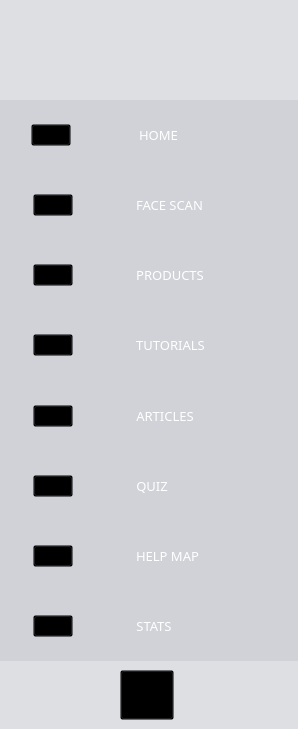
       <widget class="QFrame" name="Sidebar">
        <property name="sizePolicy">
         <sizepolicy hsizetype="Preferred" vsizetype="Preferred">
          <horstretch>0</horstretch>
          <verstretch>0</verstretch>
         </sizepolicy>
        </property>
        <property name="maximumSize">
         <size>
          <width>298</width>
          <height>16777215</height>
         </size>
        </property>
        <property name="styleSheet">
         <string notr="true">background-color : rgba(101, 108, 131, 30)
</string>
        </property>
        <property name="frameShape">
         <enum>QFrame::Box</enum>
        </property>
        <property name="frameShadow">
         <enum>QFrame::Plain</enum>
        </property>
        <property name="lineWidth">
         <number>-13</number>
        </property>
        <property name="midLineWidth">
         <number>30</number>
        </property>
        <widget class="QWidget" name="verticalLayoutWidget_2">
         <property name="geometry">
          <rect>
           <x>-30</x>
           <y>100</y>
           <width>331</width>
           <height>561</height>
          </rect>
         </property>
         <layout class="QVBoxLayout" name="SidebarButtons">
          <property name="spacing">
           <number>0</number>
          </property>
          <item>
           <layout class="QHBoxLayout" name="HomeButton_35">
            <property name="spacing">
             <number>6</number>
            </property>
            <property name="sizeConstraint">
             <enum>QLayout::SetDefaultConstraint</enum>
            </property>
            <property name="leftMargin">
             <number>0</number>
            </property>
            <property name="topMargin">
             <number>0</number>
            </property>
            <item alignment="Qt::AlignHCenter|Qt::AlignVCenter">
             <widget class="QPushButton" name="HomeButton_36">
              <property name="cursor">
               <cursorShape>PointingHandCursor</cursorShape>
              </property>
              <property name="styleSheet">
               <string notr="true">background-color: rgba(0,0,0,0)</string>
              </property>
              <property name="text">
               <string/>
              </property>
              <property name="icon">
               <iconset resource="D:/Laptop Icons/Assets.qrc">
                <normaloff>:/icons/home.png</normaloff>:/icons/home.png</iconset>
              </property>
              <property name="iconSize">
               <size>
                <width>42</width>
                <height>42</height>
               </size>
              </property>
             </widget>
            </item>
            <item alignment="Qt::AlignLeft|Qt::AlignVCenter">
             <widget class="QLabel" name="HomeLabel_18">
              <property name="font">
               <font>
                <family>Futurist Fixed-width</family>
                <pointsize>10</pointsize>
                <weight>50</weight>
                <bold>false</bold>
                <kerning>true</kerning>
               </font>
              </property>
              <property name="cursor">
               <cursorShape>ArrowCursor</cursorShape>
              </property>
              <property name="styleSheet">
               <string notr="true">background-color: rgba(0,0,0,0);
color: white;
</string>
              </property>
              <property name="text">
               <string>HOME</string>
              </property>
              <property name="scaledContents">
               <bool>false</bool>
              </property>
              <property name="alignment">
               <set>Qt::AlignCenter</set>
              </property>
              <property name="wordWrap">
               <bool>false</bool>
              </property>
              <property name="margin">
               <number>0</number>
              </property>
              <property name="indent">
               <number>0</number>
              </property>
             </widget>
            </item>
           </layout>
          </item>
          <item>
           <layout class="QHBoxLayout" name="FaceAIButton">
            <item alignment="Qt::AlignHCenter|Qt::AlignVCenter">
             <widget class="QPushButton" name="FaceAIButton_2">
              <property name="cursor">
               <cursorShape>PointingHandCursor</cursorShape>
              </property>
              <property name="styleSheet">
               <string notr="true">background-color: rgba(0,0,0,0)</string>
              </property>
              <property name="text">
               <string/>
              </property>
              <property name="icon">
               <iconset resource="D:/Laptop Icons/Assets.qrc">
                <normaloff>:/icons/face.png</normaloff>:/icons/face.png</iconset>
              </property>
              <property name="iconSize">
               <size>
                <width>42</width>
                <height>42</height>
               </size>
              </property>
             </widget>
            </item>
            <item alignment="Qt::AlignLeft|Qt::AlignVCenter">
             <widget class="QLabel" name="FaceAILabel">
              <property name="font">
               <font>
                <family>Futurist Fixed-width</family>
                <pointsize>10</pointsize>
                <weight>50</weight>
                <bold>false</bold>
                <kerning>true</kerning>
               </font>
              </property>
              <property name="cursor">
               <cursorShape>ArrowCursor</cursorShape>
              </property>
              <property name="styleSheet">
               <string notr="true">background-color: rgba(0,0,0,0);
color: white;
</string>
              </property>
              <property name="text">
               <string>FACE SCAN</string>
              </property>
              <property name="scaledContents">
               <bool>false</bool>
              </property>
              <property name="alignment">
               <set>Qt::AlignCenter</set>
              </property>
              <property name="wordWrap">
               <bool>false</bool>
              </property>
              <property name="margin">
               <number>0</number>
              </property>
              <property name="indent">
               <number>0</number>
              </property>
             </widget>
            </item>
           </layout>
          </item>
          <item>
           <layout class="QHBoxLayout" name="ProductsButton">
            <item alignment="Qt::AlignHCenter|Qt::AlignVCenter">
             <widget class="QPushButton" name="ProductButton">
              <property name="cursor">
               <cursorShape>PointingHandCursor</cursorShape>
              </property>
              <property name="styleSheet">
               <string notr="true">background-color: rgba(0,0,0,0)</string>
              </property>
              <property name="text">
               <string/>
              </property>
              <property name="icon">
               <iconset resource="D:/Laptop Icons/Assets.qrc">
                <normaloff>:/icons/spa.png</normaloff>:/icons/spa.png</iconset>
              </property>
              <property name="iconSize">
               <size>
                <width>42</width>
                <height>42</height>
               </size>
              </property>
             </widget>
            </item>
            <item alignment="Qt::AlignLeft|Qt::AlignVCenter">
             <widget class="QLabel" name="ProductLabel">
              <property name="font">
               <font>
                <family>Futurist Fixed-width</family>
                <pointsize>10</pointsize>
                <weight>50</weight>
                <bold>false</bold>
                <kerning>true</kerning>
               </font>
              </property>
              <property name="cursor">
               <cursorShape>ArrowCursor</cursorShape>
              </property>
              <property name="styleSheet">
               <string notr="true">background-color: rgba(0,0,0,0);
color: white;
</string>
              </property>
              <property name="text">
               <string>PRODUCTS</string>
              </property>
              <property name="scaledContents">
               <bool>false</bool>
              </property>
              <property name="alignment">
               <set>Qt::AlignCenter</set>
              </property>
              <property name="wordWrap">
               <bool>false</bool>
              </property>
              <property name="margin">
               <number>0</number>
              </property>
              <property name="indent">
               <number>0</number>
              </property>
             </widget>
            </item>
           </layout>
          </item>
          <item>
           <layout class="QHBoxLayout" name="TutorialsButton">
            <item alignment="Qt::AlignHCenter|Qt::AlignVCenter">
             <widget class="QPushButton" name="TutorialsButton_2">
              <property name="cursor">
               <cursorShape>PointingHandCursor</cursorShape>
              </property>
              <property name="styleSheet">
               <string notr="true">background-color: rgba(0,0,0,0)</string>
              </property>
              <property name="text">
               <string/>
              </property>
              <property name="icon">
               <iconset resource="D:/Laptop Icons/Assets.qrc">
                <normaloff>:/icons/menu.png</normaloff>:/icons/menu.png</iconset>
              </property>
              <property name="iconSize">
               <size>
                <width>42</width>
                <height>42</height>
               </size>
              </property>
             </widget>
            </item>
            <item alignment="Qt::AlignLeft|Qt::AlignVCenter">
             <widget class="QLabel" name="TutorialsLabel">
              <property name="font">
               <font>
                <family>Futurist Fixed-width</family>
                <pointsize>10</pointsize>
                <weight>50</weight>
                <bold>false</bold>
                <kerning>true</kerning>
               </font>
              </property>
              <property name="cursor">
               <cursorShape>ArrowCursor</cursorShape>
              </property>
              <property name="styleSheet">
               <string notr="true">background-color: rgba(0,0,0,0);
color: white;
</string>
              </property>
              <property name="text">
               <string>TUTORIALS</string>
              </property>
              <property name="scaledContents">
               <bool>false</bool>
              </property>
              <property name="alignment">
               <set>Qt::AlignCenter</set>
              </property>
              <property name="wordWrap">
               <bool>false</bool>
              </property>
              <property name="margin">
               <number>0</number>
              </property>
              <property name="indent">
               <number>0</number>
              </property>
             </widget>
            </item>
           </layout>
          </item>
          <item>
           <layout class="QHBoxLayout" name="ArticlesButton">
            <item alignment="Qt::AlignHCenter|Qt::AlignVCenter">
             <widget class="QPushButton" name="ArticlesButton_2">
              <property name="cursor">
               <cursorShape>PointingHandCursor</cursorShape>
              </property>
              <property name="styleSheet">
               <string notr="true">background-color: rgba(0,0,0,0)</string>
              </property>
              <property name="text">
               <string/>
              </property>
              <property name="icon">
               <iconset resource="D:/Laptop Icons/Assets.qrc">
                <normaloff>:/icons/web.png</normaloff>:/icons/web.png</iconset>
              </property>
              <property name="iconSize">
               <size>
                <width>42</width>
                <height>42</height>
               </size>
              </property>
             </widget>
            </item>
            <item alignment="Qt::AlignLeft|Qt::AlignVCenter">
             <widget class="QLabel" name="ArticlesLabel">
              <property name="font">
               <font>
                <family>Futurist Fixed-width</family>
                <pointsize>10</pointsize>
                <weight>50</weight>
                <bold>false</bold>
                <kerning>true</kerning>
               </font>
              </property>
              <property name="cursor">
               <cursorShape>ArrowCursor</cursorShape>
              </property>
              <property name="styleSheet">
               <string notr="true">background-color: rgba(0,0,0,0);
color: white;
</string>
              </property>
              <property name="text">
               <string>ARTICLES</string>
              </property>
              <property name="scaledContents">
               <bool>false</bool>
              </property>
              <property name="alignment">
               <set>Qt::AlignCenter</set>
              </property>
              <property name="wordWrap">
               <bool>false</bool>
              </property>
              <property name="margin">
               <number>0</number>
              </property>
              <property name="indent">
               <number>0</number>
              </property>
             </widget>
            </item>
           </layout>
          </item>
          <item>
           <layout class="QHBoxLayout" name="QuizButton">
            <item alignment="Qt::AlignHCenter|Qt::AlignVCenter">
             <widget class="QPushButton" name="QuizButton_2">
              <property name="cursor">
               <cursorShape>PointingHandCursor</cursorShape>
              </property>
              <property name="styleSheet">
               <string notr="true">background-color: rgba(0,0,0,0)</string>
              </property>
              <property name="text">
               <string/>
              </property>
              <property name="icon">
               <iconset resource="D:/Laptop Icons/Assets.qrc">
                <normaloff>:/icons/edit.png</normaloff>:/icons/edit.png</iconset>
              </property>
              <property name="iconSize">
               <size>
                <width>42</width>
                <height>42</height>
               </size>
              </property>
             </widget>
            </item>
            <item alignment="Qt::AlignLeft|Qt::AlignVCenter">
             <widget class="QLabel" name="QuizLabel">
              <property name="font">
               <font>
                <family>Futurist Fixed-width</family>
                <pointsize>10</pointsize>
                <weight>50</weight>
                <bold>false</bold>
                <kerning>true</kerning>
               </font>
              </property>
              <property name="cursor">
               <cursorShape>ArrowCursor</cursorShape>
              </property>
              <property name="styleSheet">
               <string notr="true">background-color: rgba(0,0,0,0);
color: white;
</string>
              </property>
              <property name="text">
               <string>QUIZ</string>
              </property>
              <property name="scaledContents">
               <bool>false</bool>
              </property>
              <property name="alignment">
               <set>Qt::AlignCenter</set>
              </property>
              <property name="wordWrap">
               <bool>false</bool>
              </property>
              <property name="margin">
               <number>0</number>
              </property>
              <property name="indent">
               <number>0</number>
              </property>
             </widget>
            </item>
           </layout>
          </item>
          <item>
           <layout class="QHBoxLayout" name="MapButton">
            <item alignment="Qt::AlignHCenter|Qt::AlignVCenter">
             <widget class="QPushButton" name="MapButton_2">
              <property name="cursor">
               <cursorShape>PointingHandCursor</cursorShape>
              </property>
              <property name="styleSheet">
               <string notr="true">background-color: rgba(0,0,0,0)</string>
              </property>
              <property name="text">
               <string/>
              </property>
              <property name="icon">
               <iconset resource="D:/Laptop Icons/Assets.qrc">
                <normaloff>:/icons/map.png</normaloff>:/icons/map.png</iconset>
              </property>
              <property name="iconSize">
               <size>
                <width>42</width>
                <height>42</height>
               </size>
              </property>
             </widget>
            </item>
            <item alignment="Qt::AlignLeft|Qt::AlignVCenter">
             <widget class="QLabel" name="MapLabel">
              <property name="font">
               <font>
                <family>Futurist Fixed-width</family>
                <pointsize>10</pointsize>
                <weight>50</weight>
                <bold>false</bold>
                <kerning>true</kerning>
               </font>
              </property>
              <property name="cursor">
               <cursorShape>ArrowCursor</cursorShape>
              </property>
              <property name="styleSheet">
               <string notr="true">background-color: rgba(0,0,0,0);
color: white;
</string>
              </property>
              <property name="text">
               <string>HELP MAP</string>
              </property>
              <property name="scaledContents">
               <bool>false</bool>
              </property>
              <property name="alignment">
               <set>Qt::AlignCenter</set>
              </property>
              <property name="wordWrap">
               <bool>false</bool>
              </property>
              <property name="margin">
               <number>0</number>
              </property>
              <property name="indent">
               <number>0</number>
              </property>
             </widget>
            </item>
           </layout>
          </item>
          <item>
           <layout class="QHBoxLayout" name="StatsButton">
            <item alignment="Qt::AlignHCenter|Qt::AlignVCenter">
             <widget class="QPushButton" name="StatsButton_2">
              <property name="cursor">
               <cursorShape>PointingHandCursor</cursorShape>
              </property>
              <property name="styleSheet">
               <string notr="true">background-color: rgba(0,0,0,0)</string>
              </property>
              <property name="text">
               <string/>
              </property>
              <property name="icon">
               <iconset resource="D:/Laptop Icons/Assets.qrc">
                <normaloff>:/icons/stats.png</normaloff>:/icons/stats.png</iconset>
              </property>
              <property name="iconSize">
               <size>
                <width>42</width>
                <height>42</height>
               </size>
              </property>
             </widget>
            </item>
            <item alignment="Qt::AlignLeft|Qt::AlignVCenter">
             <widget class="QLabel" name="StatsLabel">
              <property name="font">
               <font>
                <family>Futurist Fixed-width</family>
                <pointsize>10</pointsize>
                <weight>50</weight>
                <bold>false</bold>
                <kerning>true</kerning>
               </font>
              </property>
              <property name="cursor">
               <cursorShape>ArrowCursor</cursorShape>
              </property>
              <property name="styleSheet">
               <string notr="true">background-color: rgba(0,0,0,0);
color: white;
</string>
              </property>
              <property name="text">
               <string>STATS</string>
              </property>
              <property name="scaledContents">
               <bool>false</bool>
              </property>
              <property name="alignment">
               <set>Qt::AlignCenter</set>
              </property>
              <property name="wordWrap">
               <bool>false</bool>
              </property>
              <property name="margin">
               <number>0</number>
              </property>
              <property name="indent">
               <number>0</number>
              </property>
             </widget>
            </item>
           </layout>
          </item>
         </layout>
        </widget>
        <widget class="QLabel" name="SidebarIcon">
         <property name="geometry">
          <rect>
           <x>37</x>
           <y>24</y>
           <width>221</width>
           <height>48</height>
          </rect>
         </property>
         <property name="sizePolicy">
          <sizepolicy hsizetype="Preferred" vsizetype="Preferred">
           <horstretch>0</horstretch>
           <verstretch>0</verstretch>
          </sizepolicy>
         </property>
         <property name="maximumSize">
          <size>
           <width>400</width>
           <height>88</height>
          </size>
         </property>
         <property name="autoFillBackground">
          <bool>false</bool>
         </property>
         <property name="styleSheet">
          <string notr="true">background-color: rgba(0,0,0,0)</string>
         </property>
         <property name="frameShadow">
          <enum>QFrame::Plain</enum>
         </property>
         <property name="lineWidth">
          <number>0</number>
         </property>
         <property name="text">
          <string/>
         </property>
         <property name="pixmap">
          <pixmap>:/images/logo.png</pixmap>
         </property>
         <property name="scaledContents">
          <bool>true</bool>
         </property>
         <property name="alignment">
          <set>Qt::AlignBottom|Qt::AlignLeading|Qt::AlignLeft</set>
         </property>
         <property name="wordWrap">
          <bool>false</bool>
         </property>
         <property name="margin">
          <number>0</number>
         </property>
         <property name="indent">
          <number>0</number>
         </property>
        </widget>
        <widget class="QPushButton" name="BackButton">
         <property name="geometry">
          <rect>
           <x>120</x>
           <y>670</y>
           <width>54</width>
           <height>50</height>
          </rect>
         </property>
         <property name="cursor">
          <cursorShape>PointingHandCursor</cursorShape>
         </property>
         <property name="styleSheet">
          <string notr="true">background-color: rgba(0,0,0,0)</string>
         </property>
         <property name="text">
          <string/>
         </property>
         <property name="icon">
          <iconset resource="D:/Laptop Icons/Assets.qrc">
           <normaloff>:/icons/exit.png</normaloff>:/icons/exit.png</iconset>
         </property>
         <property name="iconSize">
          <size>
           <width>42</width>
           <height>42</height>
          </size>
         </property>
        </widget>
       </widget>
